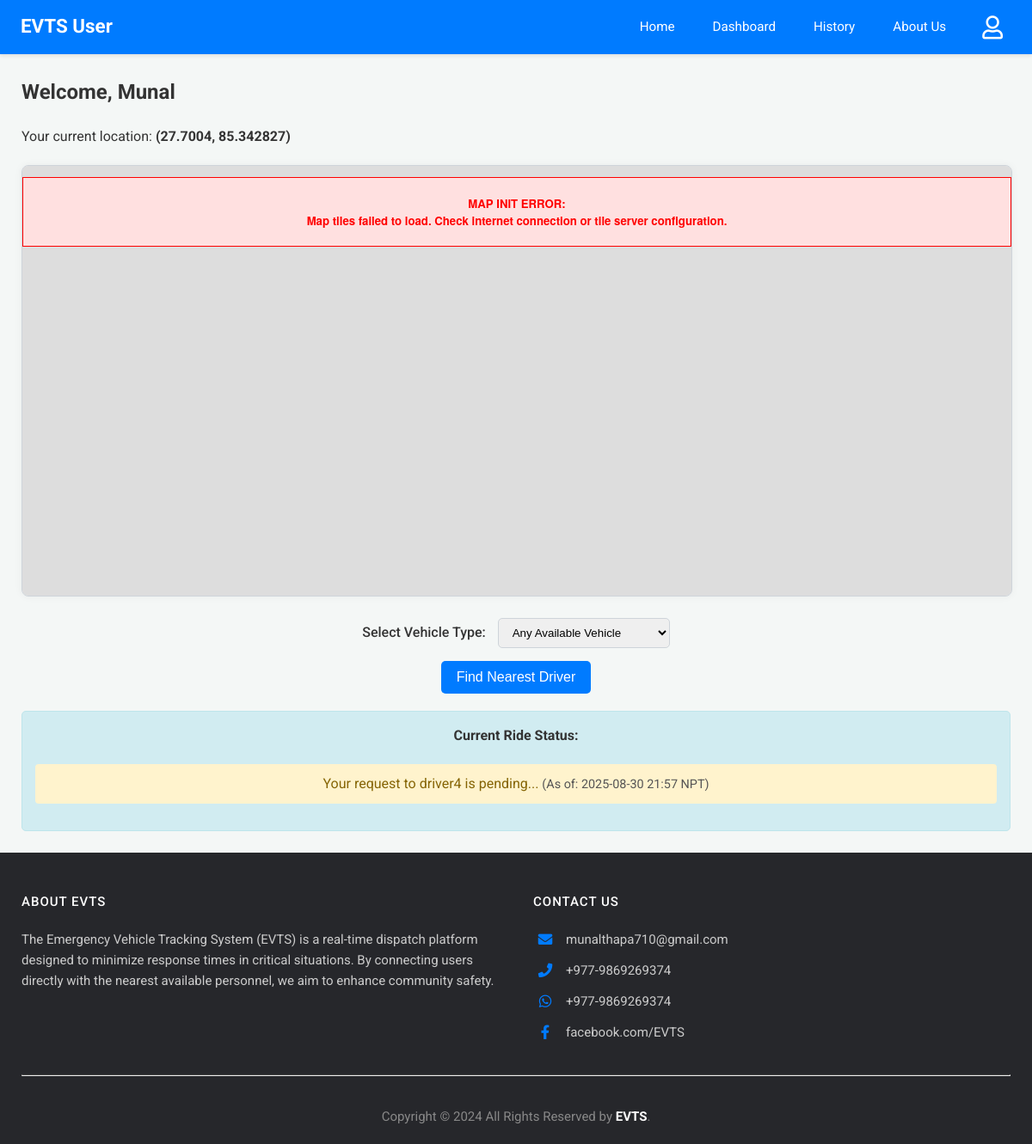
The app's page /user-dashboard (signed in), older data.
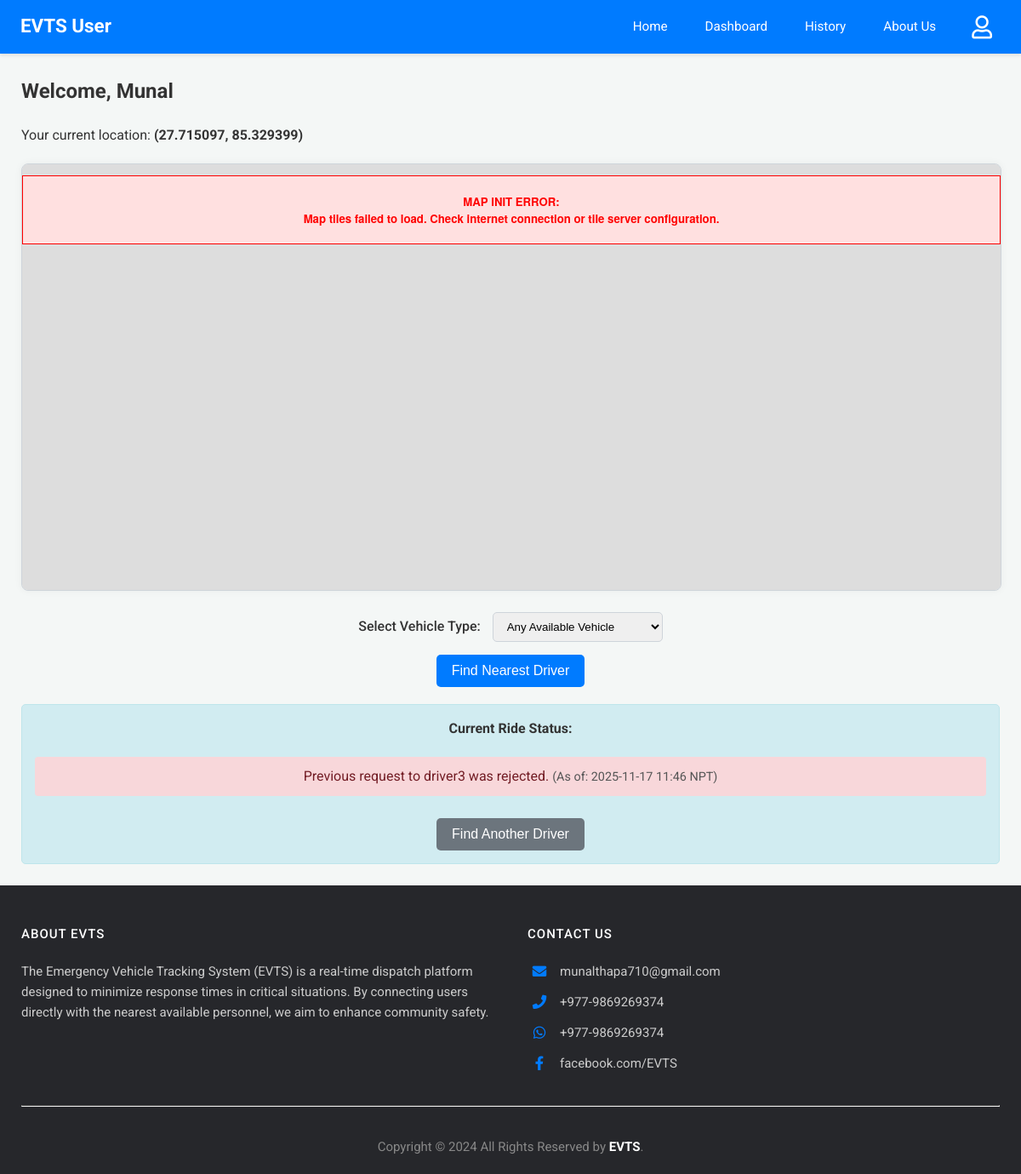
The same page, newer data.
### app.py (models this page shows)
class User(db.Model):
    email = db.Column(db.String(120), primary_key=True)
    name = db.Column(db.String(100))
    phone = db.Column(db.String(15))
    password = db.Column(db.String(256)) # Increased length for hash
    latitude = db.Column(db.Float, nullable=True)
    longitude = db.Column(db.Float, nullable=True)

### app.py (the view)
@app.route('/user-dashboard')
@login_required_user
def user_dashboard():
    user = User.query.get(session['user'])
    if not user:
        session.pop('user', None)
        flash('User session not found, please log in again.', 'error')
        return redirect(url_for('login'))
    drivers_with_nodes = Driver.query.filter(
    Driver.node.isnot(None),
    Driver.is_approved == True ).all()
    driver_list_for_js = [
    {'email': d.email, 'name': d.name, 'vehicle': d.vehicle, 'node': d.node}
    for d in drivers_with_nodes if d.node in coordinates]
    current_ride_status_info = None #Ride status
    accepted_ride_db = RideRequest.query.filter_by(user_email=user.email, status='accepted').order_by(RideRequest.timestamp.desc()).first()
    if accepted_ride_db:
        driver_obj = Driver.query.get(accepted_ride_db.driver_email)
        if driver_obj and driver_obj.node and driver_obj.node in coordinates and \
           accepted_ride_db.user_latitude_at_request is not None and \
           accepted_ride_db.user_longitude_at_request is not None:
            current_ride_status_info = {
                'ride_id': accepted_ride_db.id,
                'type': 'accepted',
                'driver_name': driver_obj.name,
                'driver_node': driver_obj.node,
                'user_latitude_for_route': accepted_ride_db.user_latitude_at_request,
                'user_longitude_for_route': accepted_ride_db.user_longitude_at_request,
                'timestamp': format_datetime_npt(accepted_ride_db.timestamp),
                'message': f"Your ride with {driver_obj.name} is confirmed! Driver is on the way."
            }
        else:
            print(f"Warning (User Dashboard): Accepted ride ID {accepted_ride_db.id} has invalid location data. Driver Node: {driver_obj.node if driver_obj else 'N/A'}, User Lat: {accepted_ride_db.user_latitude_at_request}, User Lng: {accepted_ride_db.user_longitude_at_request}")
            current_ride_status_info = {'type': 'error', 'message': 'Error displaying accepted ride details (location data issue).', 'timestamp': format_datetime_npt(datetime.now(timezone.utc))}
    else:
        pending_ride_db = RideRequest.query.filter_by(user_email=user.email, status='Pending').order_by(RideRequest.timestamp.desc()).first()
        if pending_ride_db:
            driver_obj = Driver.query.get(pending_ride_db.driver_email)
            driver_name_pending = driver_obj.name if driver_obj else pending_ride_db.driver_email
            current_ride_status_info = {
                'type': 'pending',
                'driver_name': driver_name_pending,
                'timestamp': format_datetime_npt(pending_ride_db.timestamp),
                'message': f"Your request to {driver_name_pending} is pending..."
            }
        else:
            last_inactive_ride_db = RideRequest.query.filter(
                RideRequest.user_email == user.email,
                RideRequest.status.in_(['rejected','superseded'])
            ).order_by(RideRequest.timestamp.desc()).first()
            if last_inactive_ride_db:
                driver_obj = Driver.query.get(last_inactive_ride_db.driver_email)
                driver_name_inactive = driver_obj.name if driver_obj else last_inactive_ride_db.driver_email
                msg = f"Previous request to {driver_name_inactive} was {last_inactive_ride_db.status}."
                if last_inactive_ride_db.status == 'superseded':
                    msg = "Your previous active request was superseded by a new one."
                current_ride_status_info = {
                    'type': last_inactive_ride_db.status,
                    'driver_name': driver_name_inactive,
                    'timestamp': format_datetime_npt(last_inactive_ride_db.timestamp),
                    'message': msg
                }
    vehicle_types_query = db.session.query(Driver.vehicle).filter(Driver.vehicle.isnot(None), Driver.vehicle != '').distinct().all()
    vehicle_types = sorted([vt[0] for vt in vehicle_types_query if vt[0]])
    print(f"[User Dashboard] Unique Vehicle Types Found: {vehicle_types}")
    response = make_response(render_template('user_dashboard.html',
                                                user=user,
                                                drivers_for_js=driver_list_for_js,
                                                coords=coordinates, # For driver node locations
                                                current_ride_status=current_ride_status_info,
                                                graph_for_js=graph, # For Dijkstra path visualization
                                                vehicle_types=vehicle_types,
                                                services=emergency_services )) # Pass to template
    return add_no_cache_to_response(response)

### app.py (called while the page is built)
def format_datetime_npt(dt_utc):
    if dt_utc is None: return "N/A"
    if dt_utc.tzinfo is None or dt_utc.tzinfo.utcoffset(dt_utc) is None:
        dt_utc = dt_utc.replace(tzinfo=timezone.utc)
    else:
        dt_utc = dt_utc.astimezone(timezone.utc)
    dt_npt = dt_utc.astimezone(NPT)
    return dt_npt.strftime('%Y-%m-%d %H:%M NPT')

def login_required_user(f):
    @wraps(f)
    def decorated_function(*args, **kwargs):
        if 'user' not in session:
            return redirect(url_for('login', next=request.url))
        return f(*args, **kwargs)
    return decorated_function

def add_no_cache_to_response(response):
    response.headers["Cache-Control"] = "no-cache, no-store, must-revalidate, public, max-age=0"
    response.headers["Pragma"] = "no-cache"
    response.headers["Expires"] = "0"
    return response

### templates/user_dashboard.html (shortened to what this page needs)
{% extends 'user_base.html' %}
 {% block head_extra %}
<link rel="stylesheet" href="https://unpkg.com/leaflet@1.9.4/dist/leaflet.css" />
<link rel="stylesheet" href="https://unpkg.com/leaflet-routing-machine@latest/dist/leaflet-routing-machine.css" />
{% endblock %} {% block content %}
<h2>Welcome, {{ user.name }}</h2>
<p>
    Your current location:
    <strong>
        <span id="currentUserPreciseLocation">
            {% if user.latitude and user.longitude %} ({{ user.latitude|round(6) }}, {{ user.longitude|round(6) }}) {% else %} Please click map to set {% endif %}
        </span>
    </strong>
</p>
<div class="map-wrapper-fullwidth">
    <div class="map-container-inner">
        <div id="map"><p style="text-align: center; padding-top: 50px; color: #555;" id="mapLoadingText">Loading map...</p></div>
    </div>
</div>
<div style="text-align: center; margin-bottom: 15px; margin-top: 20px;">
    <label for="vehicleTypeSelect" style="margin-right: 10px; font-weight: 500;">Select Vehicle Type:</label>
    <select id="vehicleTypeSelect" class="role-select" style="padding: 8px 12px; border-radius: 5px; min-width: 200px; border: 1px solid #ced4da;">
        <option value="">Any Available Vehicle</option>
    </select>
</div>
<div style="text-align: center; margin-bottom: 20px;">
    <button id="findNearestBtn" onclick="findNearestAndShowPreview(true)" {% if user.latitude is none or user.longitude is none %} disabled title="Click map to set your location first." {% endif %}>
        Find Nearest Driver
    </button>
</div>
<div id="notifications" class="status-notifications">
    <h4>Current Ride Status:</h4>
    {% if current_ride_status %}
    <p class="status-{{ current_ride_status.type }}">
        {{ current_ride_status.message }} {% if current_ride_status.timestamp %}
        <span style="font-size: 0.9em; color: #555;">(As of: {{ current_ride_status.timestamp }})</span>
        {% endif %}
    </p>
    {% if current_ride_status.type == 'rejected' or current_ride_status.type == 'superseded' %}
    <button onclick="findNearestAndShowPreview(false)" class="btn-secondary" style="margin-top: 10px;" {% if user.latitude is none or user.longitude is none %}disabled title="Set your location on map first" {% endif %}>
        Find Another Driver
    </button>
    {% endif %} {% else %}
    <p>No active ride requests. Click "Find Nearest Driver" to start.</p>
    {% endif %}
</div>
{% endblock %}

Row changes from the older to the newer data that the page shows:
changed User "Munal": latitude "27.7004" → "27.715097"; longitude "85.342827" → "85.329399"
Text that changed along with them:
{{ current_ride_status.message }}: "Your request to driver4 is pending..." → "Previous request to driver3 was rejected."
{{ current_ride_status.timestamp }}: "2025-08-30 21:57 NPT" → "2025-11-17 11:46 NPT"
text now shown: "Find Another Driver"
